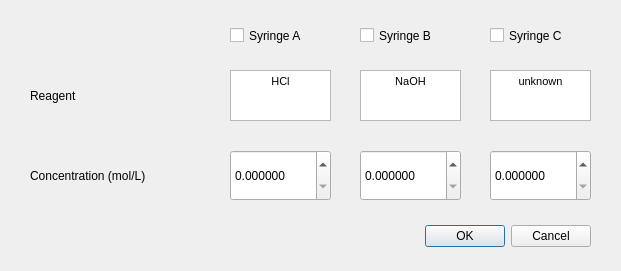
<?xml version="1.0" encoding="UTF-8"?>
<ui version="4.0">
 <class>Dialog</class>
 <widget class="QDialog" name="Dialog">
  <property name="geometry">
   <rect>
    <x>0</x>
    <y>0</y>
    <width>621</width>
    <height>271</height>
   </rect>
  </property>
  <property name="windowTitle">
   <string>Dialog</string>
  </property>
  <widget class="QDialogButtonBox" name="buttonBox">
   <property name="geometry">
    <rect>
     <x>230</x>
     <y>220</y>
     <width>361</width>
     <height>32</height>
    </rect>
   </property>
   <property name="orientation">
    <enum>Qt::Horizontal</enum>
   </property>
   <property name="standardButtons">
    <set>QDialogButtonBox::Cancel|QDialogButtonBox::Ok</set>
   </property>
  </widget>
  <widget class="QLabel" name="label_reagent">
   <property name="geometry">
    <rect>
     <x>30</x>
     <y>70</y>
     <width>171</width>
     <height>51</height>
    </rect>
   </property>
   <property name="text">
    <string>Reagent</string>
   </property>
   <property name="alignment">
    <set>Qt::AlignLeading|Qt::AlignLeft|Qt::AlignVCenter</set>
   </property>
  </widget>
  <widget class="QLabel" name="label_concentration">
   <property name="geometry">
    <rect>
     <x>30</x>
     <y>150</y>
     <width>171</width>
     <height>51</height>
    </rect>
   </property>
   <property name="text">
    <string>Concentration (mol/L)</string>
   </property>
   <property name="alignment">
    <set>Qt::AlignLeading|Qt::AlignLeft|Qt::AlignVCenter</set>
   </property>
  </widget>
  <widget class="QTextEdit" name="reagentC">
   <property name="geometry">
    <rect>
     <x>490</x>
     <y>70</y>
     <width>101</width>
     <height>51</height>
    </rect>
   </property>
   <property name="html">
    <string>&lt;!DOCTYPE HTML PUBLIC &quot;-//W3C//DTD HTML 4.0//EN&quot; &quot;http://www.w3.org/TR/REC-html40/strict.dtd&quot;&gt;
&lt;html&gt;&lt;head&gt;&lt;meta name=&quot;qrichtext&quot; content=&quot;1&quot; /&gt;&lt;style type=&quot;text/css&quot;&gt;
p, li { white-space: pre-wrap; }
&lt;/style&gt;&lt;/head&gt;&lt;body style=&quot; font-family:'MS Shell Dlg 2'; font-size:8pt; font-weight:400; font-style:normal;&quot;&gt;
&lt;p align=&quot;center&quot; style=&quot; margin-top:0px; margin-bottom:0px; margin-left:0px; margin-right:0px; -qt-block-indent:0; text-indent:0px;&quot;&gt;unknown&lt;/p&gt;&lt;/body&gt;&lt;/html&gt;</string>
   </property>
  </widget>
  <widget class="QTextEdit" name="reagentB">
   <property name="geometry">
    <rect>
     <x>360</x>
     <y>70</y>
     <width>101</width>
     <height>51</height>
    </rect>
   </property>
   <property name="html">
    <string>&lt;!DOCTYPE HTML PUBLIC &quot;-//W3C//DTD HTML 4.0//EN&quot; &quot;http://www.w3.org/TR/REC-html40/strict.dtd&quot;&gt;
&lt;html&gt;&lt;head&gt;&lt;meta name=&quot;qrichtext&quot; content=&quot;1&quot; /&gt;&lt;style type=&quot;text/css&quot;&gt;
p, li { white-space: pre-wrap; }
&lt;/style&gt;&lt;/head&gt;&lt;body style=&quot; font-family:'MS Shell Dlg 2'; font-size:8pt; font-weight:400; font-style:normal;&quot;&gt;
&lt;p align=&quot;center&quot; style=&quot; margin-top:0px; margin-bottom:0px; margin-left:0px; margin-right:0px; -qt-block-indent:0; text-indent:0px;&quot;&gt;NaOH&lt;/p&gt;&lt;/body&gt;&lt;/html&gt;</string>
   </property>
  </widget>
  <widget class="QTextEdit" name="reagentA">
   <property name="geometry">
    <rect>
     <x>230</x>
     <y>70</y>
     <width>101</width>
     <height>51</height>
    </rect>
   </property>
   <property name="html">
    <string>&lt;!DOCTYPE HTML PUBLIC &quot;-//W3C//DTD HTML 4.0//EN&quot; &quot;http://www.w3.org/TR/REC-html40/strict.dtd&quot;&gt;
&lt;html&gt;&lt;head&gt;&lt;meta name=&quot;qrichtext&quot; content=&quot;1&quot; /&gt;&lt;style type=&quot;text/css&quot;&gt;
p, li { white-space: pre-wrap; }
&lt;/style&gt;&lt;/head&gt;&lt;body style=&quot; font-family:'MS Shell Dlg 2'; font-size:8pt; font-weight:400; font-style:normal;&quot;&gt;
&lt;p align=&quot;center&quot; style=&quot; margin-top:0px; margin-bottom:0px; margin-left:0px; margin-right:0px; -qt-block-indent:0; text-indent:0px;&quot;&gt;HCl&lt;/p&gt;&lt;/body&gt;&lt;/html&gt;</string>
   </property>
  </widget>
  <widget class="QDoubleSpinBox" name="Ca">
   <property name="geometry">
    <rect>
     <x>230</x>
     <y>150</y>
     <width>101</width>
     <height>51</height>
    </rect>
   </property>
   <property name="decimals">
    <number>6</number>
   </property>
   <property name="singleStep">
    <double>0.000001000000000</double>
   </property>
  </widget>
  <widget class="QDoubleSpinBox" name="Cb">
   <property name="geometry">
    <rect>
     <x>360</x>
     <y>150</y>
     <width>101</width>
     <height>51</height>
    </rect>
   </property>
   <property name="decimals">
    <number>6</number>
   </property>
   <property name="singleStep">
    <double>0.000001000000000</double>
   </property>
  </widget>
  <widget class="QDoubleSpinBox" name="Cc">
   <property name="geometry">
    <rect>
     <x>490</x>
     <y>150</y>
     <width>101</width>
     <height>51</height>
    </rect>
   </property>
   <property name="decimals">
    <number>6</number>
   </property>
   <property name="singleStep">
    <double>0.000001000000000</double>
   </property>
  </widget>
  <widget class="QCheckBox" name="syringeA">
   <property name="geometry">
    <rect>
     <x>230</x>
     <y>10</y>
     <width>101</width>
     <height>51</height>
    </rect>
   </property>
   <property name="text">
    <string>Syringe A</string>
   </property>
   <property name="checkable">
    <bool>true</bool>
   </property>
  </widget>
  <widget class="QCheckBox" name="syringeB">
   <property name="geometry">
    <rect>
     <x>360</x>
     <y>10</y>
     <width>101</width>
     <height>51</height>
    </rect>
   </property>
   <property name="text">
    <string>Syringe B</string>
   </property>
   <property name="checkable">
    <bool>true</bool>
   </property>
  </widget>
  <widget class="QCheckBox" name="syringeC">
   <property name="geometry">
    <rect>
     <x>490</x>
     <y>10</y>
     <width>101</width>
     <height>51</height>
    </rect>
   </property>
   <property name="text">
    <string>Syringe C</string>
   </property>
   <property name="checkable">
    <bool>true</bool>
   </property>
  </widget>
 </widget>
 <resources/>
 <connections>
  <connection>
   <sender>buttonBox</sender>
   <signal>accepted()</signal>
   <receiver>Dialog</receiver>
   <slot>accept()</slot>
   <hints>
    <hint type="sourcelabel">
     <x>248</x>
     <y>254</y>
    </hint>
    <hint type="destinationlabel">
     <x>157</x>
     <y>274</y>
    </hint>
   </hints>
  </connection>
  <connection>
   <sender>buttonBox</sender>
   <signal>rejected()</signal>
   <receiver>Dialog</receiver>
   <slot>reject()</slot>
   <hints>
    <hint type="sourcelabel">
     <x>316</x>
     <y>260</y>
    </hint>
    <hint type="destinationlabel">
     <x>286</x>
     <y>274</y>
    </hint>
   </hints>
  </connection>
 </connections>
</ui>
